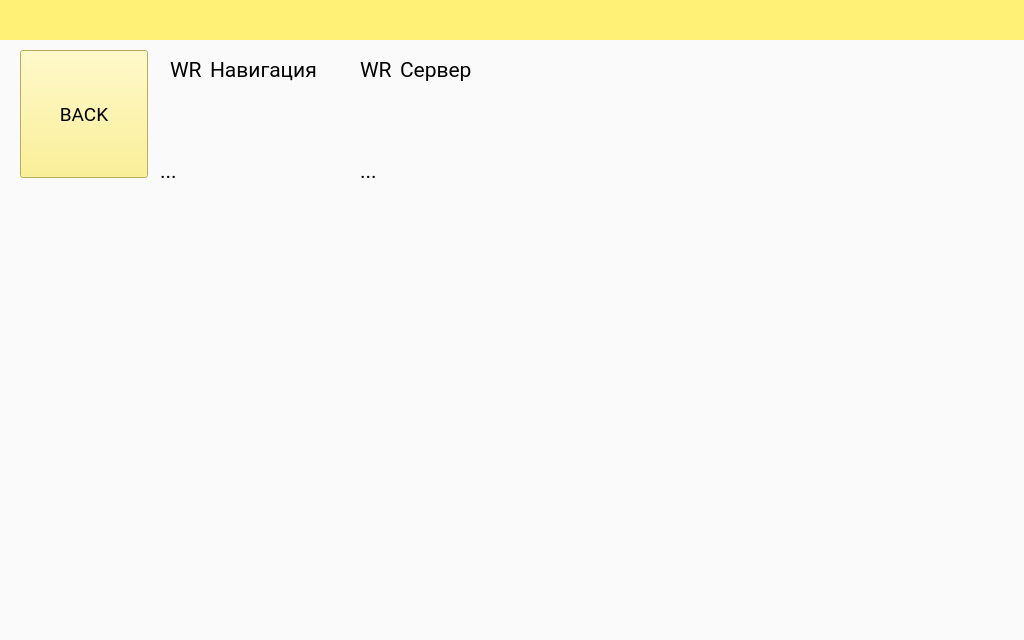
<?xml version="1.0" encoding="UTF-8"?>
<ui version="4.0">
 <class>DiagView</class>
 <widget class="QWidget" name="DiagView">
  <property name="geometry">
   <rect>
    <x>0</x>
    <y>0</y>
    <width>1024</width>
    <height>640</height>
   </rect>
  </property>
  <property name="windowTitle">
   <string>Form</string>
  </property>
  <property name="autoFillBackground">
   <bool>false</bool>
  </property>
  <property name="styleSheet">
   <string notr="true">background-color: rgb(250, 250, 250);
color: rgb(0, 0, 0);</string>
  </property>
  <widget class="QLabel" name="label">
   <property name="geometry">
    <rect>
     <x>170</x>
     <y>50</y>
     <width>40</width>
     <height>40</height>
    </rect>
   </property>
   <property name="font">
    <font>
     <family>Roboto</family>
     <pointsize>16</pointsize>
    </font>
   </property>
   <property name="layoutDirection">
    <enum>Qt::LeftToRight</enum>
   </property>
   <property name="text">
    <string>WR</string>
   </property>
  </widget>
  <widget class="QLabel" name="label_2">
   <property name="geometry">
    <rect>
     <x>210</x>
     <y>50</y>
     <width>111</width>
     <height>40</height>
    </rect>
   </property>
   <property name="font">
    <font>
     <family>Roboto</family>
     <pointsize>16</pointsize>
    </font>
   </property>
   <property name="text">
    <string>Навигация</string>
   </property>
  </widget>
  <widget class="QPushButton" name="btn_navToMain">
   <property name="geometry">
    <rect>
     <x>20</x>
     <y>50</y>
     <width>128</width>
     <height>128</height>
    </rect>
   </property>
   <property name="font">
    <font>
     <family>Roboto</family>
     <pointsize>14</pointsize>
     <italic>false</italic>
    </font>
   </property>
   <property name="styleSheet">
    <string notr="true">background-color: rgb(255, 241, 118);</string>
   </property>
   <property name="text">
    <string>BACK</string>
   </property>
  </widget>
  <widget class="QLabel" name="label_3">
   <property name="geometry">
    <rect>
     <x>360</x>
     <y>50</y>
     <width>40</width>
     <height>40</height>
    </rect>
   </property>
   <property name="font">
    <font>
     <family>Roboto</family>
     <pointsize>16</pointsize>
    </font>
   </property>
   <property name="layoutDirection">
    <enum>Qt::LeftToRight</enum>
   </property>
   <property name="text">
    <string>WR</string>
   </property>
  </widget>
  <widget class="QLabel" name="label_4">
   <property name="geometry">
    <rect>
     <x>400</x>
     <y>50</y>
     <width>191</width>
     <height>40</height>
    </rect>
   </property>
   <property name="font">
    <font>
     <family>Roboto</family>
     <pointsize>16</pointsize>
    </font>
   </property>
   <property name="text">
    <string>Сервер </string>
   </property>
  </widget>
  <widget class="QLabel" name="lbl_longitude">
   <property name="geometry">
    <rect>
     <x>160</x>
     <y>100</y>
     <width>161</width>
     <height>141</height>
    </rect>
   </property>
   <property name="font">
    <font>
     <family>Roboto</family>
     <pointsize>16</pointsize>
    </font>
   </property>
   <property name="text">
    <string>...</string>
   </property>
  </widget>
  <widget class="QLabel" name="label_5">
   <property name="geometry">
    <rect>
     <x>0</x>
     <y>0</y>
     <width>1024</width>
     <height>40</height>
    </rect>
   </property>
   <property name="styleSheet">
    <string notr="true">background-color: rgb(255, 241, 118);</string>
   </property>
   <property name="text">
    <string/>
   </property>
  </widget>
  <widget class="QLabel" name="lbl_longitude_2">
   <property name="geometry">
    <rect>
     <x>360</x>
     <y>100</y>
     <width>161</width>
     <height>141</height>
    </rect>
   </property>
   <property name="font">
    <font>
     <family>Roboto</family>
     <pointsize>16</pointsize>
    </font>
   </property>
   <property name="text">
    <string>...</string>
   </property>
  </widget>
 </widget>
 <resources/>
 <connections/>
</ui>
